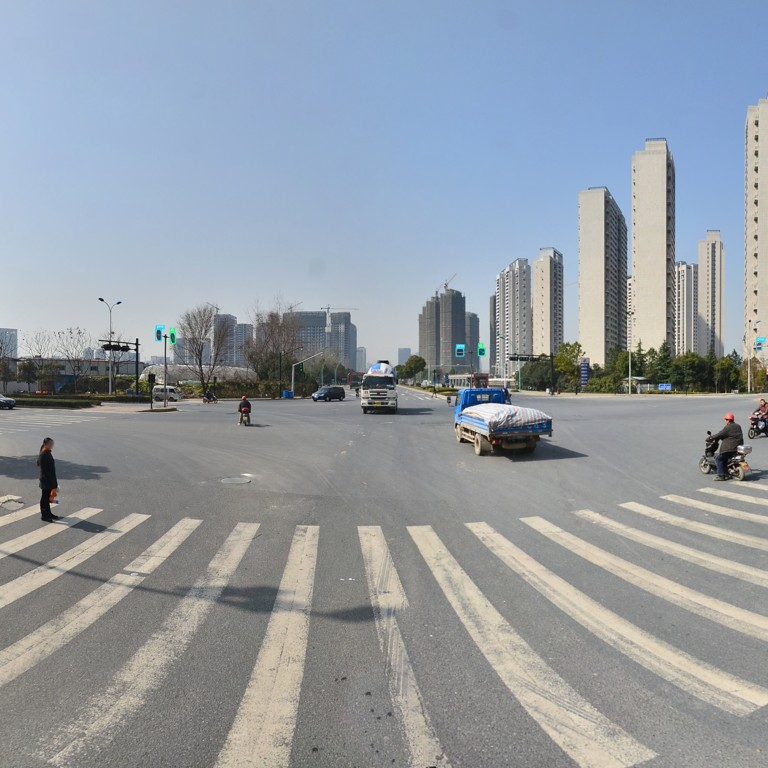
#> input picture data/tt100k/samples/sample_0.jpg, 768 x 768 px
$ python -i shape_detector.py   (imports and definitions only)
#> lines starting #> are read from the running program, lines starting #| are printed output that depends on the picture; after the words box and inside, x2 and y2 are one past the last pixel; in counts of white or black regions, pixels touching at a corner belong together
#> further down, picture is the input picture: shape (768, 768, 3); mean B, G, R 164.2, 155.8, 147.8
### src/schema.py
"""Data contracts and schema definitions for the Traffic Sign Detection & Recognition pipeline.
Defines explicit function inputs, outputs, bounding box structures, and pipeline results.
"""

from __future__ import annotations
from dataclasses import dataclass, field
from enum import Enum
from typing import List, Tuple, Dict, Any, Optional, Union
import numpy as np
from pydantic import BaseModel, Field


class SignCategory(str, Enum):
    PROHIBITORY = "Prohibitory"       # Red circle (speed limit, no entry, etc.)
    DANGER = "Danger"                 # Red triangle (curves, pedestrians, road work)
    MANDATORY = "Mandatory"           # Blue circle (turn left/right, roundabout)
    OTHER = "Other"                   # Priority road, yield, derestriction, etc.


@dataclass
class BoundingBox:
    """Bounding box coordinates in pixels: (x1, y1) top-left, (x2, y2) bottom-right."""
    x1: int
    y1: int
    x2: int
    y2: int

    def __post_init__(self):
        # Ensure integers
        self.x1 = int(round(self.x1))
        self.y1 = int(round(self.y1))
        self.x2 = int(round(self.x2))
        self.y2 = int(round(self.y2))
        # Ensure x1 <= x2 and y1 <= y2
        if self.x1 > self.x2:
            self.x1, self.x2 = self.x2, self.x1
        if self.y1 > self.y2:
            self.y1, self.y2 = self.y2, self.y1

    @property
    def width(self) -> int:
        return max(0, self.x2 - self.x1)

    @property
    def height(self) -> int:
        return max(0, self.y2 - self.y1)

    @property
    def area(self) -> int:
        return self.width * self.height

    @property
    def center(self) -> Tuple[int, int]:
        return (self.x1 + self.width // 2, self.y1 + self.height // 2)

    @property
    def aspect_ratio(self) -> float:
        return self.width / max(1.0, float(self.height))

    def to_xyxy(self) -> Tuple[int, int, int, int]:
        return (self.x1, self.y1, self.x2, self.y2)

    def to_xywh(self) -> Tuple[int, int, int, int]:
        return (self.x1, self.y1, self.width, self.height)

    def clamp(self, max_width: int, max_height: int) -> BoundingBox:
        """Clamp coordinates within image boundaries."""
        cx1 = max(0, min(self.x1, max_width))
        cy1 = max(0, min(self.y1, max_height))
        cx2 = max(0, min(self.x2, max_width))
        cy2 = max(0, min(self.y2, max_height))
        return BoundingBox(cx1, cy1, cx2, cy2)

    # [22 lines left out: functions pad, crop, not called in this run]

    def iou(self, other: "BoundingBox") -> float:
        """Compute Intersection over Union (IoU) with another bounding box."""
        xA = max(self.x1, other.x1)
        yA = max(self.y1, other.y1)
        xB = min(self.x2, other.x2)
        yB = min(self.y2, other.y2)
        inter = max(0, xB - xA) * max(0, yB - yA)
        union = self.area + other.area - inter
        return float(inter / union) if union > 0 else 0.0


@dataclass
class DetectionResult:
    """Contract for Member B (Detection Lead). Output of detect()."""
    bbox: BoundingBox
    confidence: float
    detector_label: str = "traffic_sign"
    detector_class_id: int = 0
    class_id: Optional[int] = None
    class_name: Optional[str] = None
    detector_source: str = "YOLOv8"

    def __post_init__(self):
        if self.class_id is None:
            self.class_id = self.detector_class_id
        if self.class_name is None:
            self.class_name = self.detector_label


@dataclass
class ClassificationResult:
    """Contract for Member C (Classification Lead). Output of classify()."""
    class_id: int
    class_name: str
    confidence: float
    category: SignCategory = SignCategory.OTHER
    top_k: List[Tuple[int, str, float]] = field(default_factory=list)
    entropy: float = 0.0
    margin: float = 1.0
    is_ambiguous: bool = False
    speed_limit: Optional[int] = None


@dataclass
class TT100KResult:
    """Contract for Secondary TT100K (Tsinghua-Tencent 100K) Analysis Model."""
    class_code: str
    class_name: str
    confidence: float
    mapped_gtsrb_id: Optional[int] = None
    is_consensus: bool = False
    consensus_note: str = ""
    top_k: List[Tuple[str, str, float]] = field(default_factory=list)


@dataclass
class PipelineDetection:
    """Combined detection + classification result with extracted cropped patch."""
    detection: DetectionResult
    classification: ClassificationResult
    crop: Optional[np.ndarray] = None
    tt100k_result: Optional[TT100KResult] = None


@dataclass
class IntegratedDetection:
    """Integrated detection item compatible with Member D pipeline."""
    detection: DetectionResult
    classification: Optional[ClassificationResult] = None
    final_class_id: int = 0
    final_class_name: str = ""
    final_confidence: float = 0.0
    track_id: Optional[int] = None


@dataclass
class PipelineFrameResult:
    """Per-frame result container for video and stream perception."""
    frame_index: int
    original_shape: Tuple[int, int, int]
    detections: List[IntegratedDetection]
    active_speed_limit: Optional[int] = None
    inference_time_ms: float = 0.0
    annotated_frame: Optional[np.ndarray] = None


@dataclass
class PipelineResult:
    """Final output of the end-to-end integration pipeline."""
    original_frame: np.ndarray
    annotated_frame: np.ndarray
    detections: List[PipelineDetection]
    latency_ms: Dict[str, float]
    fps: float
    active_speed_limit: Optional[str] = None
    active_hazard: Optional[str] = None
    environmental_telemetry: Optional[Dict[str, Any]] = None

    @property
    def total_latency_ms(self) -> float:
        return self.latency_ms.get("total_ms", 0.0)

    @property
    def num_signs_detected(self) -> int:
        return len(self.detections)


# Pydantic schemas for REST API serialization
class BBoxModel(BaseModel):
    x1: int
    y1: int
    x2: int
    y2: int
    width: int
    height: int


class DetectionItemModel(BaseModel):
    bbox: BBoxModel
    confidence: float
    class_id: int
    class_name: str
    category: str
    speed_limit: Optional[int] = None


class PipelineResponseModel(BaseModel):
    status: str
    image_width: int
    image_height: int
    total_detections: int
    active_speed_limit: Optional[int]
    inference_time_ms: float
    detections: List[DetectionItemModel]

### src/detection/shape_detector.py
"""
Robust Geometric & Deep-Contrast Traffic Sign Detector.
Replaces naive color thresholding with:
  1. Skin & Body Exclusion (YCrCb color space filtering to reject human faces, arms, clothing)
  2. Edge Density & Internal Symbol Verification (rejects plain background, walls, solid shirts)
  3. Geometric Shape Analysis (Hough Circles + Circularity + Triangular Polygon Matching)
  4. Multi-Scale Localization (works on small road signs, phone screens, and printed paper)
"""

from typing import List, Tuple
import cv2
import numpy as np

from src.schema import DetectionResult, BoundingBox
from src.detection.base import BaseDetector


# [19 lines left out: functions is_skin_or_human_body, has_sign_symbol_contrast, not called in this run]


class RobustTrafficSignDetector(BaseDetector):
    """
    High-precision traffic sign detector robust against human bodies, room lighting, and phone screen glare.
    """

    def __init__(self, min_size: int = 24, max_size: int = 500):
        self.min_size = min_size
        self.max_size = max_size

    # [106 lines left out: function detect, not called in this run]


class ShapeContourDetector:
    """Color and Contour Based Traffic Sign Detector (Heuristic Fallback for Member D Pipeline)."""

    def __init__(self, min_area: int = 150, max_area: int = None):
        self.min_area = min_area
        self.max_area = max_area

    def detect(self, image: np.ndarray, conf_threshold: float = 0.3) -> List[DetectionResult]:
        """Detect signs via HSV color filtering & contour geometry."""
#> called with conf_threshold = 0.3
        if image is None or image.size == 0:
            return []

        h, w = image.shape[:2]
        hsv = cv2.cvtColor(image, cv2.COLOR_BGR2HSV)
#> hsv: shape (768, 768, 3); mean H, S, V 65.8, 37.8, 169.8
        max_allowed_area = self.max_area if self.max_area is not None else int(h * w * 0.98)

        # Red mask (two ranges to wrap around 180 in HSV)
        lower_red1 = np.array([0, 50, 40])
        upper_red1 = np.array([12, 255, 255])
        lower_red2 = np.array([168, 50, 40])
        upper_red2 = np.array([180, 255, 255])
        mask_red1 = cv2.inRange(hsv, lower_red1, upper_red1)
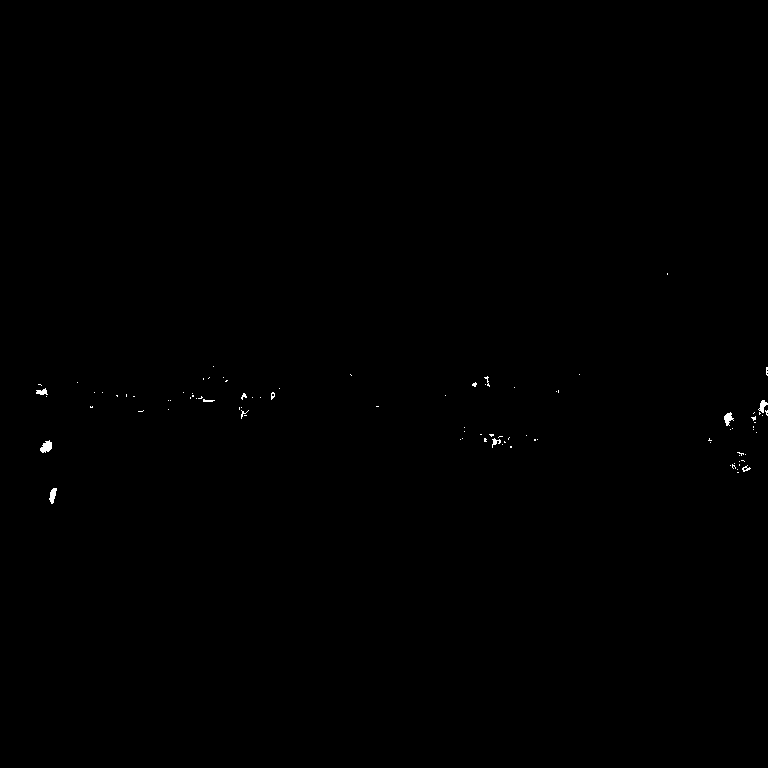
#> mask_red1: shape (768, 768); 0.13% white; 92 white regions (80 under 20 px), largest, box (x1, y1, x2, y2) and area: (40, 440, 52, 453) 103, (724, 412, 734, 426) 78, (49, 488, 57, 504) 78
        mask_red2 = cv2.inRange(hsv, lower_red2, upper_red2)
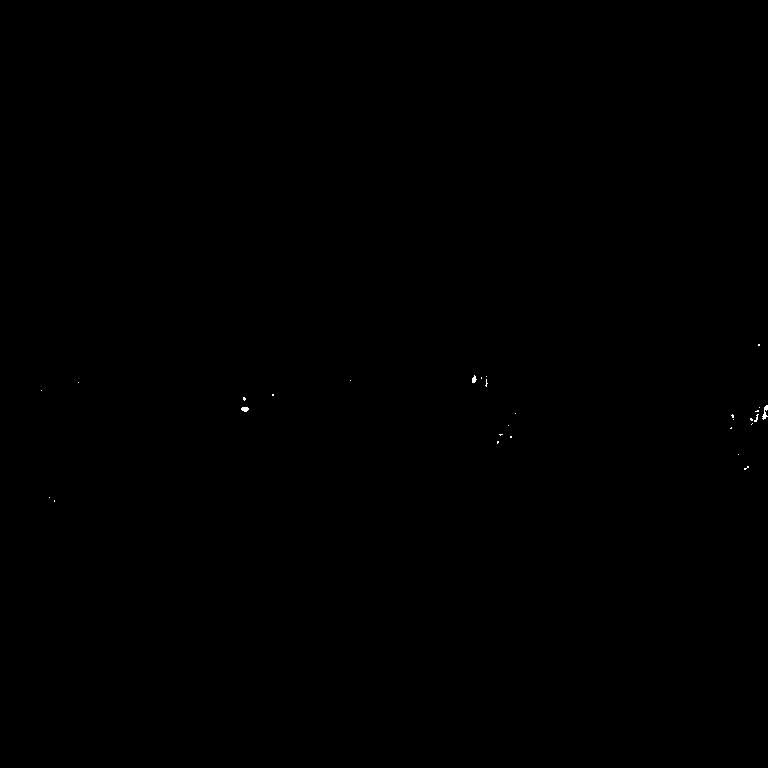
#> mask_red2: shape (768, 768); 0.04% white in thin lines or dots, all inside (x1, y1, x2, y2) = (41, 344, 768, 502)
        mask_red = cv2.bitwise_or(mask_red1, mask_red2)
#> mask_red: shape (768, 768); 0.17% white; 88 white regions (75 under 20 px), largest, box (x1, y1, x2, y2) and area: (750, 400, 768, 423) 174, (40, 440, 52, 453) 103, (724, 412, 734, 426) 87

        # Blue mask (mandatory signs, keep right/left, ahead only)
        lower_blue = np.array([90, 50, 40])
        upper_blue = np.array([140, 255, 255])
        mask_blue = cv2.inRange(hsv, lower_blue, upper_blue)
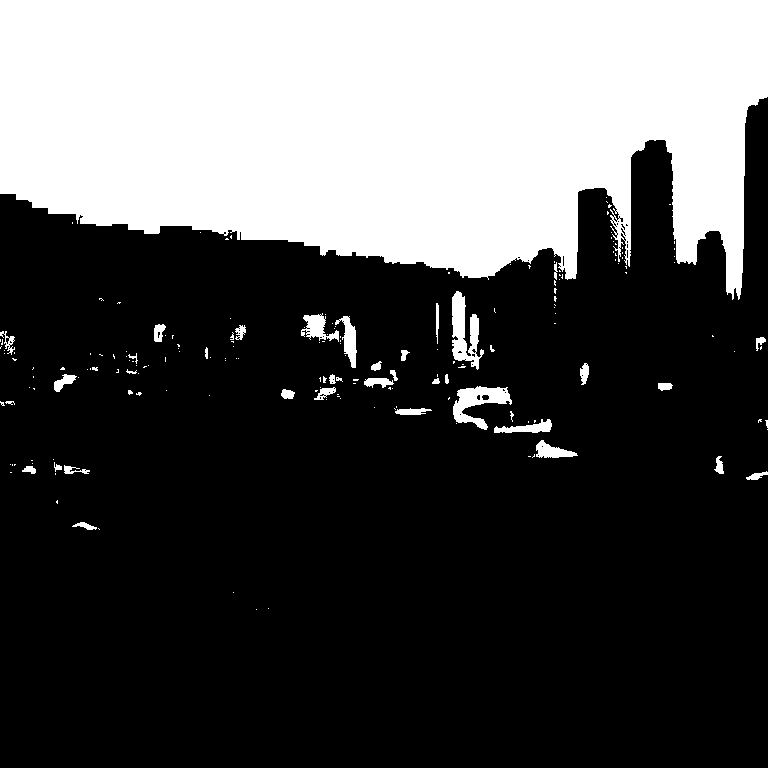
#> mask_blue: shape (768, 768); 31.5% white; 188 white regions (150 under 20 px), largest, box (x1, y1, x2, y2) and area: (0, 0, 768, 300) 178458, (452, 291, 484, 370) 1292, (453, 386, 512, 430) 1170

        # Yellow mask (priority signs, warning diamonds)
        lower_yellow = np.array([12, 60, 60])
        upper_yellow = np.array([38, 255, 255])
        mask_yellow = cv2.inRange(hsv, lower_yellow, upper_yellow)
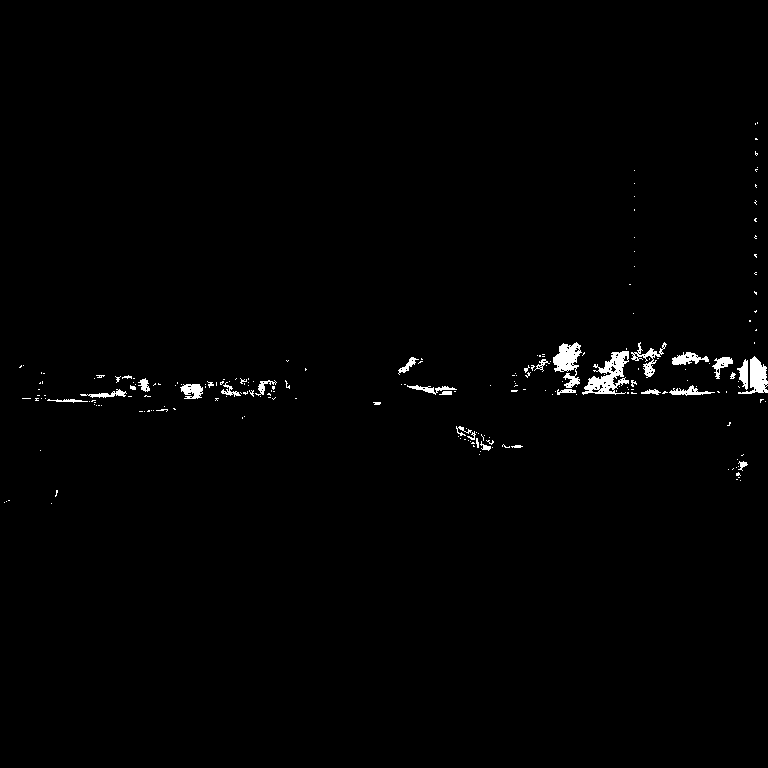
#> mask_yellow: shape (768, 768); 0.96% white; 218 white regions (186 under 20 px), largest, box (x1, y1, x2, y2) and area: (582, 351, 629, 395) 946, (553, 342, 582, 388) 695, (738, 356, 768, 394) 538

        combined_mask = cv2.bitwise_or(mask_red, mask_blue)
#> combined_mask: shape (768, 768); 31.7% white; 271 white regions (222 under 20 px), largest, box (x1, y1, x2, y2) and area: (0, 0, 768, 300) 178458, (452, 291, 484, 370) 1292, (453, 375, 512, 430) 1245
        combined_mask = cv2.bitwise_or(combined_mask, mask_yellow)
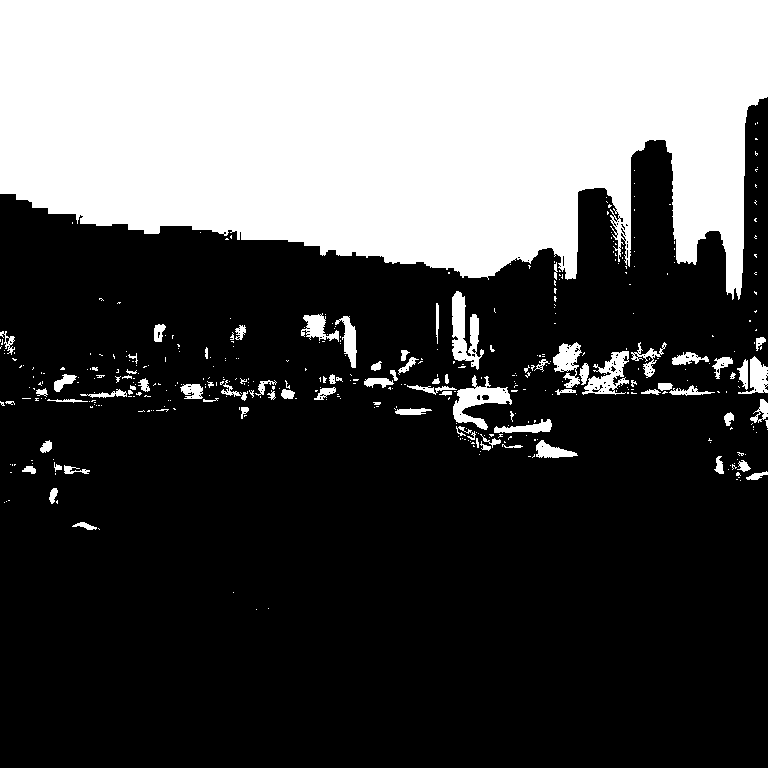
#> combined_mask: shape (768, 768); 32.7% white; 426 white regions (346 under 20 px), largest, box (x1, y1, x2, y2) and area: (0, 0, 768, 300) 178458, (452, 291, 484, 370) 1292, (453, 375, 512, 430) 1246

        kernel = cv2.getStructuringElement(cv2.MORPH_ELLIPSE, (5, 5))
        combined_mask = cv2.morphologyEx(combined_mask, cv2.MORPH_OPEN, kernel)
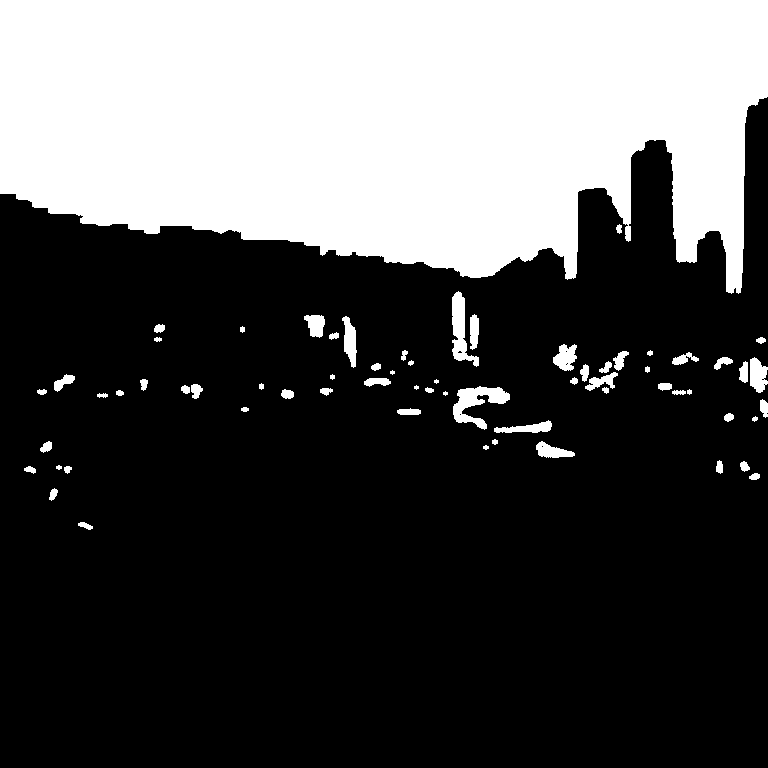
#> combined_mask: shape (768, 768); 31.6% white; 66 white regions (4 under 20 px), largest, box (x1, y1, x2, y2) and area: (0, 0, 768, 294) 177825, (453, 386, 510, 430) 1102, (452, 291, 479, 367) 910
        combined_mask = cv2.morphologyEx(combined_mask, cv2.MORPH_CLOSE, kernel)
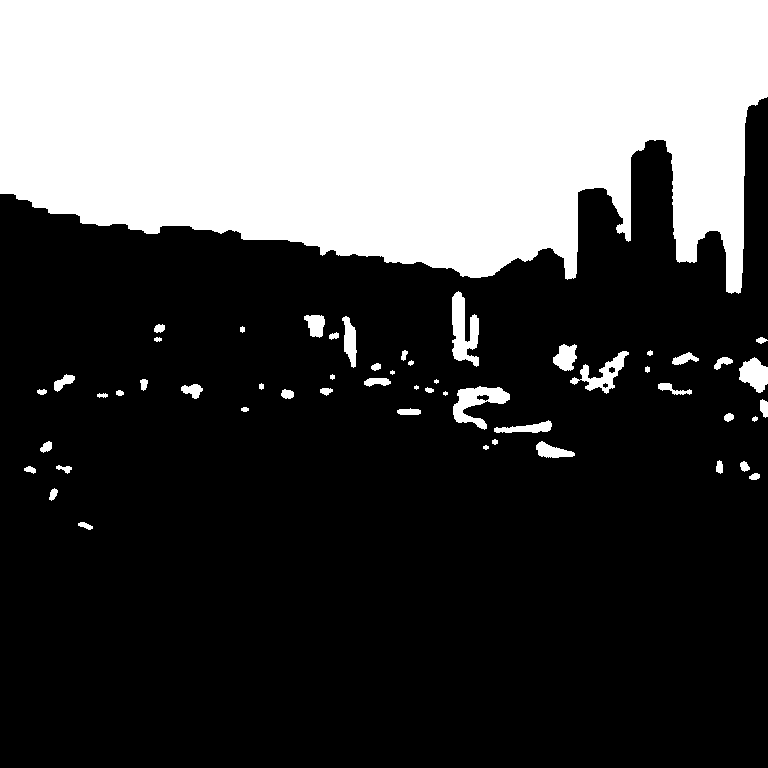
#> combined_mask: shape (768, 768); 31.7% white; 54 white regions (4 under 20 px)

        # Retrieve both external and internal contours to capture nested sign discs inside rectangular plaques
        contours, _ = cv2.findContours(combined_mask, cv2.RETR_TREE, cv2.CHAIN_APPROX_SIMPLE)
#> contours = 57 contours, 13 with area under 20; largest, box (x1, y1, x2, y2) and area: (0, 0, 768, 294) 176728, (452, 291, 479, 367) 1108, (453, 386, 510, 430) 1064, (570, 351, 629, 394) 760, (739, 357, 768, 393) 638

        detections: List[DetectionResult] = []
        seen_boxes: List[BoundingBox] = []

        for cnt in contours:
            area = cv2.contourArea(cnt)
            if area < self.min_area or area > max_allowed_area:
                continue

            x, y, bw, bh = cv2.boundingRect(cnt)
            aspect_ratio = float(bw) / float(bh)

            # Accept square-ish to moderately rectangular sign components
            if not (0.55 <= aspect_ratio <= 1.80):
                continue

            rect_area = bw * bh
            extent = float(area) / rect_area if rect_area > 0 else 0
            if extent < 0.20:
                continue

            perimeter = cv2.arcLength(cnt, True)
            circularity = 4 * np.pi * (area / (perimeter * perimeter)) if perimeter > 0 else 0
            conf = min(0.95, max(0.40, circularity))

            bbox = BoundingBox(x1=x, y1=y, x2=x + bw, y2=y + bh).clamp(w, h)

            # Duplicate suppression via IoU
            is_dup = False
            for sb in seen_boxes:
                if bbox.iou(sb) > 0.40:
                    is_dup = True
                    break

            if not is_dup:
                seen_boxes.append(bbox)
                detections.append(
                    DetectionResult(
                        bbox=bbox,
                        confidence=round(conf, 3),
                        detector_label="Traffic Sign Candidate",
                        detector_class_id=-1,
                        class_id=-1,
                        class_name="Traffic Sign Candidate",
                        detector_source="Shape/Color Filter",
                    )
                )
#> this loop made 57 passes
#> area on passes 1, 2, 3, 4, 5, 6, 7, 10: 53, 58, 45.5, 46.5, 53.5, 59.5, 59.5, 77
#> after the loop, detections = 7 items; seen_boxes = 7 items

        return detections

>>> import cv2
>>> picture = cv2.imread('../../data/tt100k/samples/sample_0.jpg')
>>> result = ShapeContourDetector().detect(picture)
#> result = 7 items
